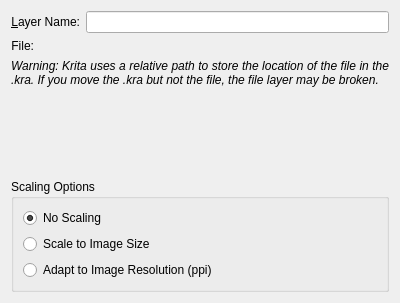
<?xml version="1.0" encoding="UTF-8"?>
<ui version="4.0">
 <class>WdgDlgFileLayer</class>
 <widget class="QWidget" name="WdgDlgFileLayer">
  <property name="geometry">
   <rect>
    <x>0</x>
    <y>0</y>
    <width>400</width>
    <height>303</height>
   </rect>
  </property>
  <property name="sizePolicy">
   <sizepolicy hsizetype="Preferred" vsizetype="Preferred">
    <horstretch>0</horstretch>
    <verstretch>0</verstretch>
   </sizepolicy>
  </property>
  <property name="minimumSize">
   <size>
    <width>400</width>
    <height>0</height>
   </size>
  </property>
  <layout class="QVBoxLayout" name="verticalLayout">
   <item>
    <layout class="QFormLayout" name="formLayout">
     <item row="0" column="0">
      <widget class="QLabel" name="label">
       <property name="text">
        <string>&amp;Layer Name:</string>
       </property>
       <property name="alignment">
        <set>Qt::AlignRight|Qt::AlignTrailing|Qt::AlignVCenter</set>
       </property>
       <property name="buddy">
        <cstring>txtLayerName</cstring>
       </property>
      </widget>
     </item>
     <item row="0" column="1">
      <widget class="QLineEdit" name="txtLayerName"/>
     </item>
     <item row="1" column="0">
      <widget class="QLabel" name="label_2">
       <property name="text">
        <string>File:</string>
       </property>
       <property name="alignment">
        <set>Qt::AlignRight|Qt::AlignTrailing|Qt::AlignVCenter</set>
       </property>
       <property name="buddy">
        <cstring>txtLayerName</cstring>
       </property>
      </widget>
     </item>
     <item row="1" column="1">
      <widget class="KisFileNameRequester" name="wdgUrlRequester" native="true"/>
     </item>
    </layout>
   </item>
   <item>
    <widget class="QLabel" name="lblWarning">
     <property name="sizePolicy">
      <sizepolicy hsizetype="Preferred" vsizetype="MinimumExpanding">
       <horstretch>0</horstretch>
       <verstretch>0</verstretch>
      </sizepolicy>
     </property>
     <property name="baseSize">
      <size>
       <width>0</width>
       <height>0</height>
      </size>
     </property>
     <property name="font">
      <font>
       <pointsize>9</pointsize>
       <italic>true</italic>
      </font>
     </property>
     <property name="text">
      <string>&lt;html&gt;&lt;head/&gt;&lt;body&gt;&lt;p&gt;Warning: Krita uses a relative path to store the location of the file in the .kra. If you move the .kra but not the file, the file layer may be broken.&lt;/p&gt;&lt;/body&gt;&lt;/html&gt;</string>
     </property>
     <property name="textFormat">
      <enum>Qt::AutoText</enum>
     </property>
     <property name="scaledContents">
      <bool>false</bool>
     </property>
     <property name="alignment">
      <set>Qt::AlignJustify|Qt::AlignTop</set>
     </property>
     <property name="wordWrap">
      <bool>true</bool>
     </property>
    </widget>
   </item>
   <item>
    <widget class="QGroupBox" name="grpScalingOptions">
     <property name="sizePolicy">
      <sizepolicy hsizetype="Preferred" vsizetype="Preferred">
       <horstretch>0</horstretch>
       <verstretch>0</verstretch>
      </sizepolicy>
     </property>
     <property name="title">
      <string>Scaling Options</string>
     </property>
     <layout class="QGridLayout" name="gridLayout">
      <item row="0" column="0">
       <widget class="QRadioButton" name="radioDontScale">
        <property name="text">
         <string>No Scaling</string>
        </property>
        <property name="checked">
         <bool>true</bool>
        </property>
       </widget>
      </item>
      <item row="1" column="0">
       <widget class="QRadioButton" name="radioScaleToImageSize">
        <property name="text">
         <string>Scale to Image Size</string>
        </property>
       </widget>
      </item>
      <item row="2" column="0">
       <widget class="QRadioButton" name="radioScalePPI">
        <property name="text">
         <string>Adapt to Image Resolution (ppi)</string>
        </property>
       </widget>
      </item>
     </layout>
    </widget>
   </item>
  </layout>
 </widget>
 <customwidgets>
  <customwidget>
   <class>KisFileNameRequester</class>
   <extends>QWidget</extends>
   <header location="global">kis_file_name_requester.h</header>
   <container>1</container>
  </customwidget>
 </customwidgets>
 <resources/>
 <connections/>
</ui>
